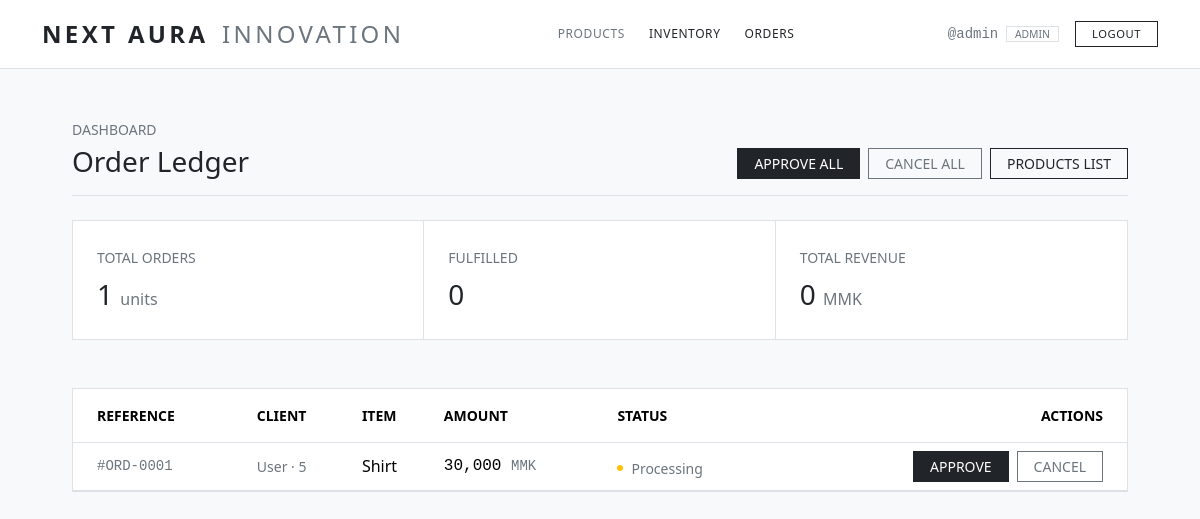
/admin_orders.php (signed in), run on the app's committed database.
### tables this page shows
CREATE TABLE `orders` (
  `id` int(11) NOT NULL,
  `user_id` int(11) NOT NULL,
  `product_name` varchar(255) NOT NULL,
  `price` decimal(10,2) NOT NULL,
  `status` varchar(50) DEFAULT 'Processing',
  `created_at` timestamp NOT NULL DEFAULT current_timestamp(),
  `address` text DEFAULT NULL,
  `customer_name` varchar(100) DEFAULT NULL,
  `phone` varchar(50) DEFAULT NULL
);

### admin_orders.php (the view, shortened to what this page needs)
<?php
include 'connection.php';
$orders = $conn->query('SELECT * FROM orders ORDER BY id DESC');
$total_sales = 0;
$total_orders = 0;
$completed_orders = 0;
$calc_query = $conn->query('SELECT * FROM orders');
while ($row = $calc_query->fetch_assoc()) {
    $total_orders = $total_orders + 1;
}
?>
<!DOCTYPE html>
<html lang="en">
<head>
    <link rel="stylesheet" href="https://cdn.jsdelivr.net/npm/bootstrap@5.3.3/dist/css/bootstrap.min.css">
</head>
<body class="bg-light text-dark">
    <?php include 'header.php'; ?>
    <main class="container py-5" style="max-width: 1080px;">
      <div class="d-flex justify-content-between align-items-end pb-3 mb-4 border-bottom">
        <div>
          <span class="text-uppercase text-secondary small fw-medium">Dashboard</span>
          <h3 class="fw-normal m-0 mt-1">Order Ledger</h3>
        </div>
        <div class="d-flex align-items-center gap-2">
        <button type="button" class="btn btn-dark btn-sm rounded-0 px-3 py-1 text-uppercase" data-bs-toggle="modal" data-bs-target="#modalApproveAll">
            Approve All
          </button>
          <button type="button" class="btn btn-outline-secondary btn-sm rounded-0 px-3 py-1 text-uppercase" data-bs-toggle="modal" data-bs-target="#modalCancelAll">
            Cancel All
          </button>
          <a href="product_list.php" class="btn btn-outline-dark btn-sm rounded-0 px-3 py-1 text-uppercase">
            Products List
          </a>
        </div>
      </div>
      <div class="row g-0 bg-white border mb-5">
        <div class="col-md-4 p-4 border-end">
          <span class="text-uppercase text-secondary small">Total Orders</span>
          <div class="fs-3 fw-light mt-1"><?php echo $total_orders; ?> <span class="fs-6 text-secondary">units</span></div>
        </div>
        <div class="col-md-4 p-4 border-end">
          <span class="text-uppercase text-secondary small">Fulfilled</span>
          <div class="fs-3 fw-light mt-1 text-dark"><?php echo $completed_orders; ?></div>
        </div>
        <div class="col-md-4 p-4">
          <span class="text-uppercase text-secondary small">Total Revenue</span>
          <div class="fs-3 fw-light mt-1"><?php echo number_format($total_sales); ?> <span class="fs-6 text-secondary">MMK</span></div>
        </div>
      </div>
      <div class="bg-white border">
        <div class="table-responsive">
          <table class="table align-middle mb-0">
            <thead class="border-bottom bg-light">
              <tr class="text-uppercase text-secondary small">
                <th class="ps-4 py-3 fw-semibold">Reference</th>
                <th class="py-3 fw-semibold">Client</th>
                <th class="py-3 fw-semibold">Item</th>
                <th class="py-3 fw-semibold">Amount</th>
                <th class="py-3 fw-semibold">Status</th>
                <th class="pe-4 py-3 text-end fw-semibold">Actions</th>
              </tr>
            </thead>
            <tbody>
              <?php if ($orders->num_rows > 0): ?>
                <?php while ($r = $orders->fetch_assoc()): ?>
                <tr>
                  <td class="ps-4 font-monospace text-secondary small">
                    #ORD-<?php echo str_pad($r['id'], 4, '0', STR_PAD_LEFT); ?>
                  </td>
                  <td class="text-secondary small">
                    User · <?php echo $r['user_id']; ?>
                  </td>
                  <td class="fw-medium">
                    <?php echo htmlspecialchars($r['product_name']); ?>
                  </td>
                  <td class="font-monospace">
                    <?php echo number_format($r['price']); ?> <span class="text-secondary small">MMK</span>
                  </td>
                  <td>
                    <?php if ($r['status'] == 'Processing'): ?>
                      <span class="d-inline-flex align-items-center small text-secondary">
                        <span class="rounded-circle bg-warning me-2" style="width: 6px; height: 6px;"></span>
                        Processing
                      </span>
                    <?php endif; ?>
                  </td>
                  <td class="pe-4 text-end">
                    <?php if ($r['status'] == 'Processing'): ?>
                      <div class="d-inline-flex gap-2">
                        <a href="admin_orders.php?action=confirm&id=<?php echo $r['id']; ?>" class="btn btn-dark btn-sm rounded-0 px-3 py-1 text-uppercase">
                          Approve
                        </a>
                        <button type="button" class="btn btn-outline-secondary btn-sm rounded-0 px-3 py-1 text-uppercase" data-bs-toggle="modal" data-bs-target="#cancelModal<?php echo $r['id']; ?>">
                          Cancel
                        </button>
                      </div>
                    <?php else: ?>
                      <span class="text-secondary small">-</span>
                    <?php endif; ?>
                  </td>
                </tr>
                <?php endwhile; ?>
              <?php endif; ?>
            </tbody>
          </table>
        </div>
      </div>
    </main>
</body>
</html>

### data on the page
orders: id "0001", user "5", product_name "Shirt", price "30,000", status "Processing" (drawn)

### other printed values
$_SESSION['username'] "admin"
$_SESSION['role'] "ADMIN"
$total_orders "1"
$completed_orders "0"
$total_sales "0"
